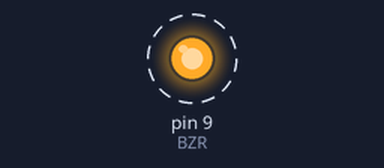
Bench run of a sketch on a simulated Arduino Uno, built with avr-gcc and run on an emulated ATmega328P. On the bench: output pins drawn as LEDs (lit = HIGH). Dashed ring = blinking. What the sketch prints to the serial monitor is not drawn.

Above: at 0.5 s.
Timing chart, 0 to 3.5 s (numbered marks = the images above):
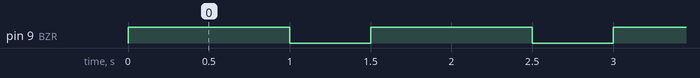

The sketch:

buzzer_beeper_test.ino
```cpp
#include "Arduino.h"

#define D9 PB1
const int BZR = 9; // buzzer or beeper
const int BZR_FREQ = 261; // hz


void buzz() {
  // TODO: rewrite to be interrupt safe using millis()
  //tone(BZR, BZR_FREQ);
  digitalWrite(BZR,HIGH);
  delay(1000);
  digitalWrite(BZR,LOW);
  //noTone(BZR);
  Serial.println("buzz");
}


void setup() {
  // put your setup code here, to run once:
  pinMode(BZR, OUTPUT);
  Serial.begin(115200);
  Serial.println("Timer online");

}

void loop() {
  // put your main code here, to run repeatedly:
    buzz();
    delay(500);
}
```

Measured:
- by itself, pin 9 (BZR): alternates HIGH for 1.0 s and LOW for 0.50 s
